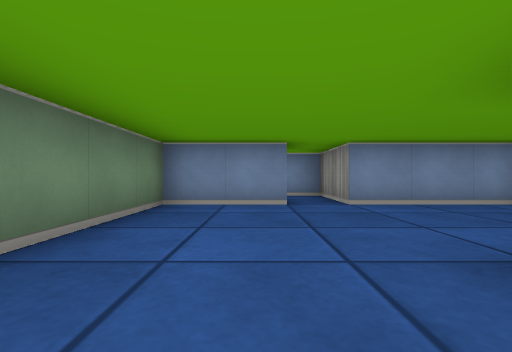
view 1 (above)

24 first-person views from a walk through a cub3D level. The camera is about half as high as the walls, looks level and sees 85° across. The floor is counted in squares. Each view is taken from the middle of a square. On the plan, view 1 faces up. The plan holds only what a view shows up to about 9 squares ahead; the rest is blank.

view 2
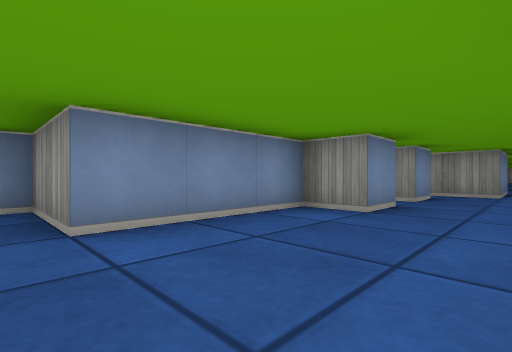

view 3
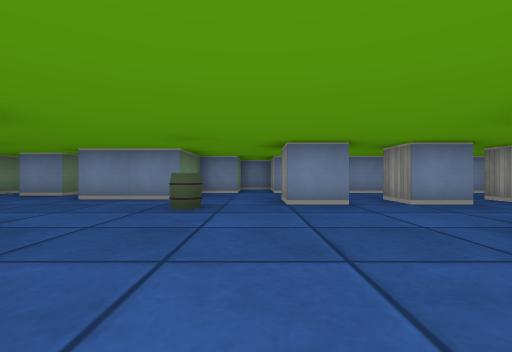

view 4
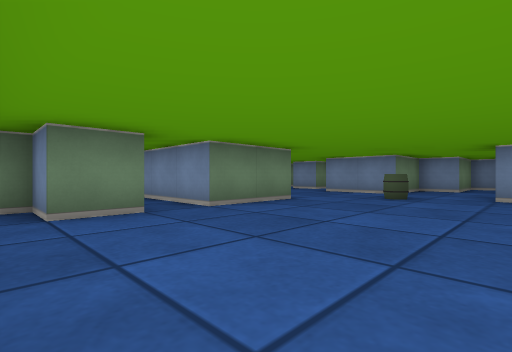

view 5
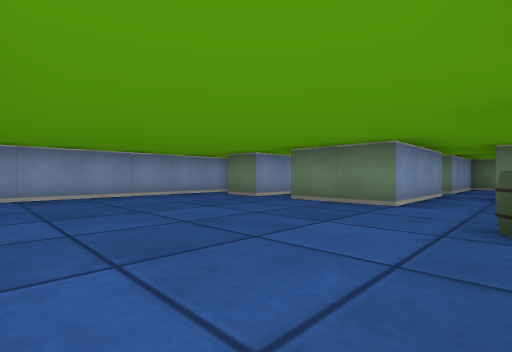

view 6
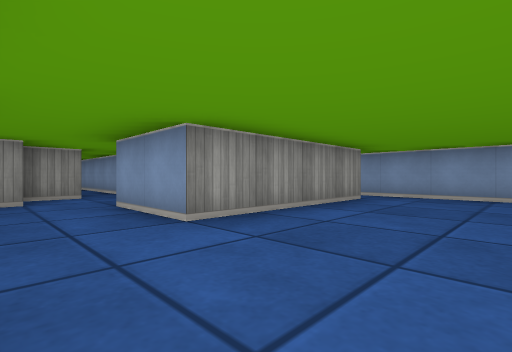

view 7
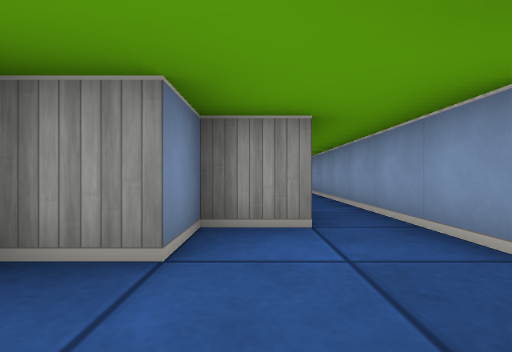

view 8
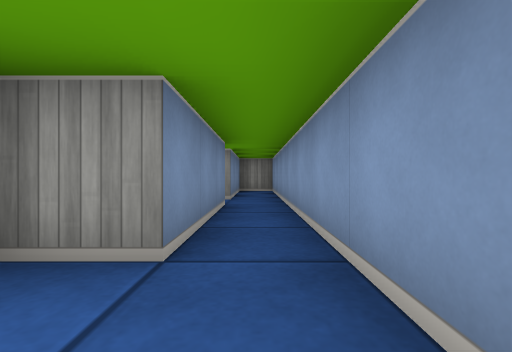

view 9
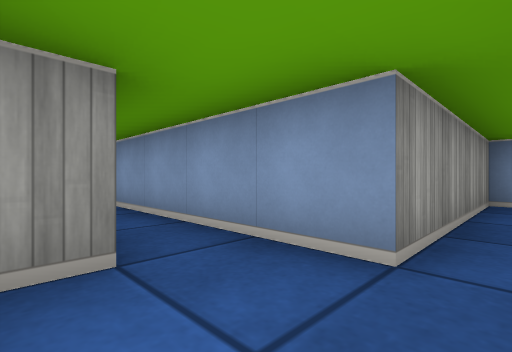

view 10
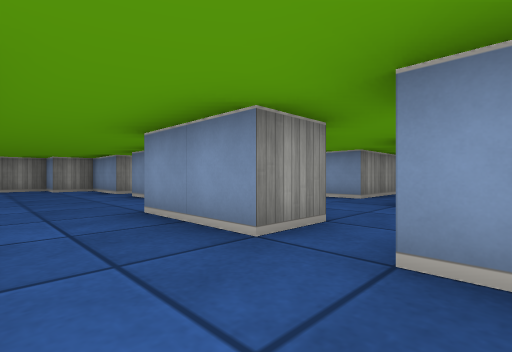

view 11
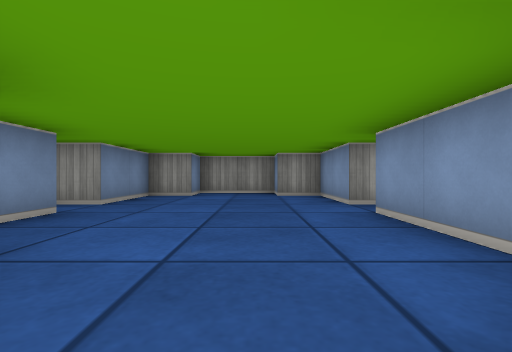

view 12
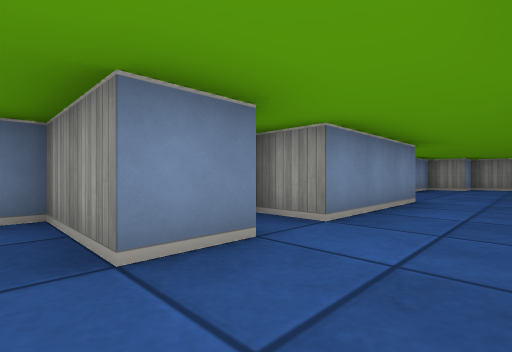

view 13
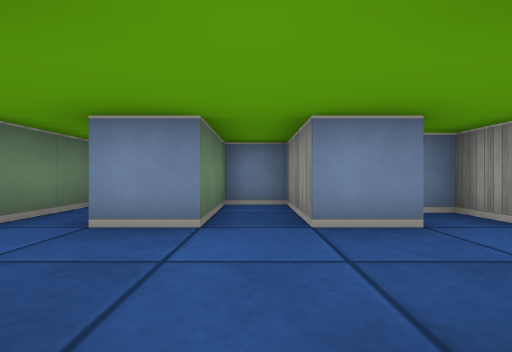

view 14
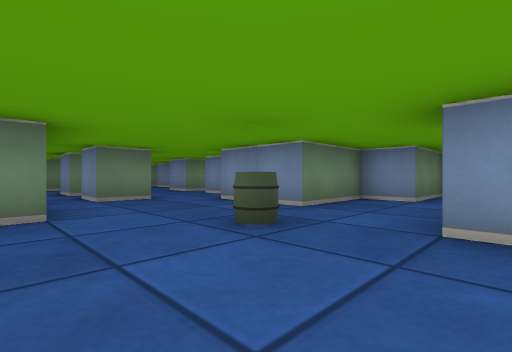

view 15
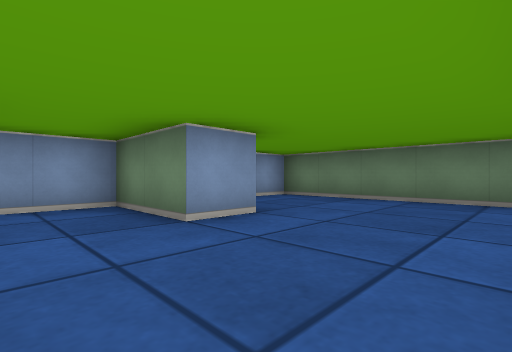

view 16
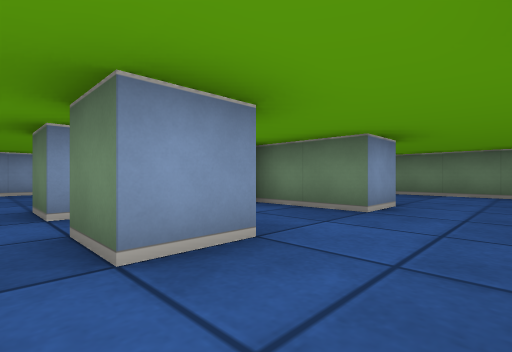

view 17
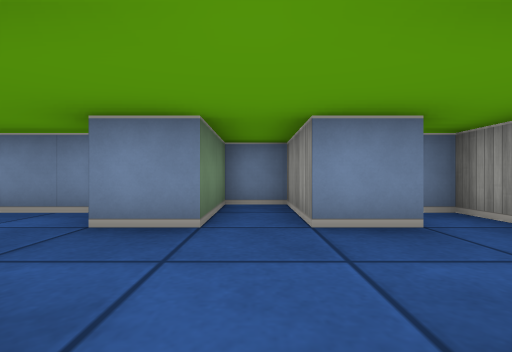

view 18
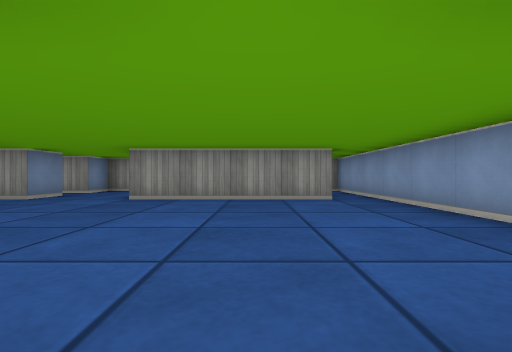

view 19
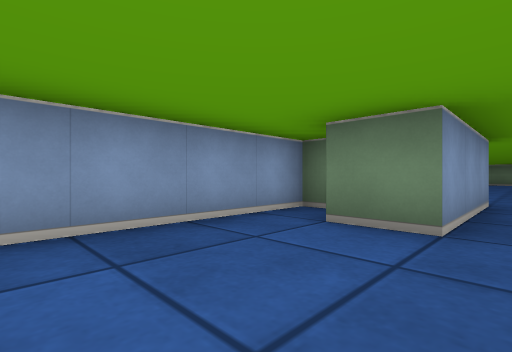

view 20
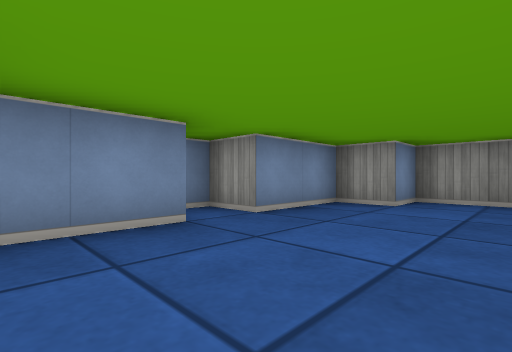

view 21
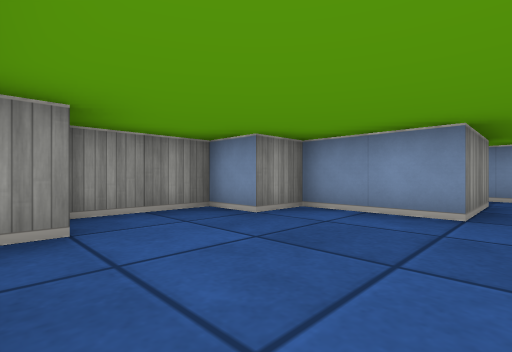

view 22
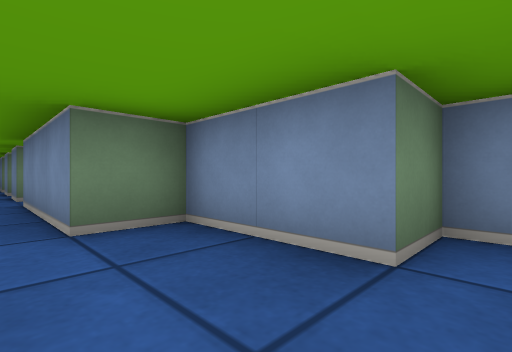

view 23
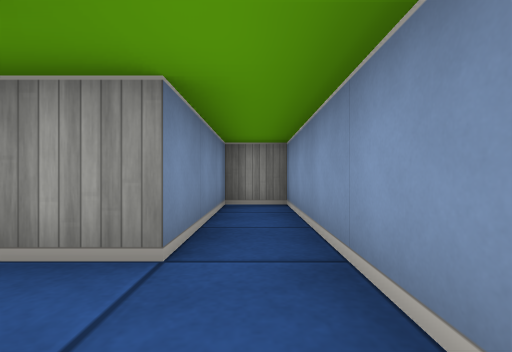

view 24
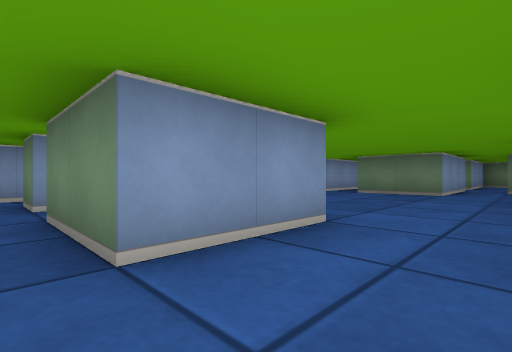

### Floor plan
Ten units are one square. View 1 is at (0, 0); x grows to the right and y downward. Boxes are objects, and circles mark ways between rooms. Rooms are numbered by the first view taken in them; rooms with no view inside come last. Other rooms are left out.
<svg viewBox="-20 -70 280 130">
<path fill="none" stroke="#000" d="M75 -16 75 -5 65 -5M135 -15 125 -15 125 -24M65 5 95 5 95 25 71 25M75 -41 75 -35 65 -35 65 -55 55 -55 55 -35 45 -35 45 -45 15 -45 15 -55M150 -25 155 -25M45 -15 55 -15 55 -5 45 -5M156 -15 145 -15 145 -25M65 35 95 35 95 45 85 45 85 55 145 55M115 -65 115 -45 105 -45 105 -25 85 -25 85 -45 80 -45M155 -45 145 -45 145 -65 135 -65 135 -45 125 -45 125 -58M145 46 145 5 165 5 165 15M165 -45 165 -55 160 -55M175 15 255 15 255 5 225 5 225 -15M15 -15 25 -15 25 5 55 5M5 -45 -15 -45 -15 5 -5 5M215 5 185 5 185 -5 175 -5 175 -15 165 -15 165 -25M196 -15 215 -15M225 -15 245 -15 245 -25 255 -25 255 -45 245 -45 245 -55 225 -55 225 -65 215 -65 215 -55 195 -55 195 -45 165 -45M165 -25 185 -25M165 35 165 44M165 15 165 25M145 55 175 55 175 15"/>
<rect x="105" y="-15" width="10" height="10" fill="#bbb"><title>barrel</title></rect>
<circle cx="160" cy="-35" r="3" fill="#2a7"/>
<circle cx="220" cy="-5" r="3" fill="#2a7"/>
<circle cx="155" cy="50" r="3" fill="#2a7"/>
<circle cx="170" cy="20" r="3" fill="#2a7"/>
<text x="100" y="-10">1</text>
<text x="210" y="-40">2</text>
<text x="170" y="40">3</text>
</svg>
Room 1 opens to room 2. Room 1 opens to room 3.

Where each view was taken, in squares from view 1:
view 1: 0 up, 0 right, facing up
view 2: 2 up, 1 right, facing up-right
view 3: 3 down, 12 right, facing up
view 4: 5 down, 13 right, facing up-left
view 5: 1 up, 14 right, facing down-left
view 6: 1 up, 12 right, facing down-right
view 7: 0 up, 16 right, facing right
view 8: 1 down, 17 right, facing right
view 9: 0 up, 17 right, facing down-right
view 10: 4 up, 15 right, facing down-right
view 11: 3 up, 18 right, facing right
view 12: 3 up, 14 right, facing up-right
view 13: 2 up, 14 right, facing up
view 14: 1 down, 13 right, facing up-left
view 15: 4 up, 4 right, facing down-left
view 16: 3 up, 6 right, facing down-left
view 17: 1 up, 6 right, facing up
view 18: 3 down, 9 right, facing right
view 19: 3 down, 12 right, facing down-left
view 20: 3 up, 20 right, facing up-right
view 21: 5 up, 22 right, facing down-right
view 22: 4 up, 22 right, facing up-left
view 23: 1 down, 21 right, facing right
view 24: 1 up, 17 right, facing down-left
